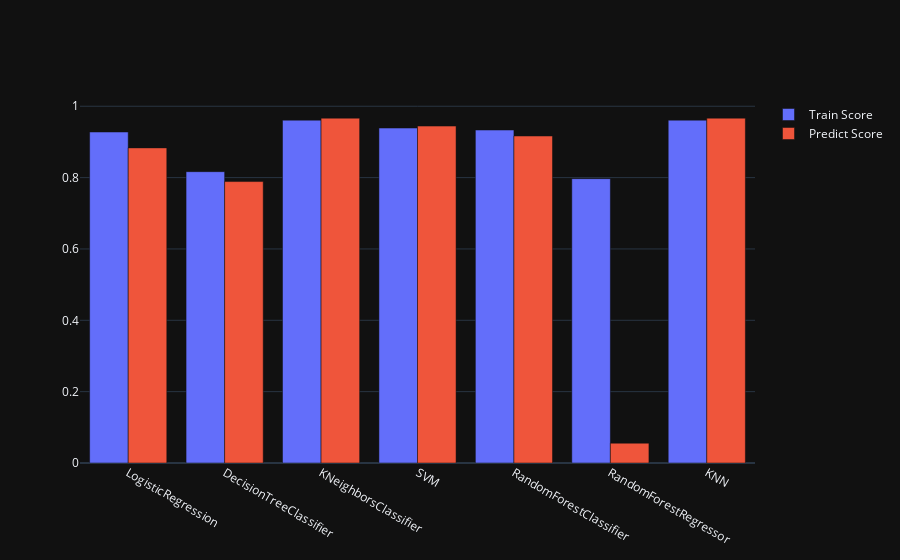

Here is the notebook cell this chart was saved with:
### Code cell
df = pd.DataFrame(results).transpose().reset_index()
fig = go.Figure()
fig.add_trace(go.Bar(y=df['Train score'], x=df['index'], name='Train Score'))
fig.add_trace(go.Bar(y=df['Predict_result'], x=df['index'], name='Predict Score'))
iplot(fig)

### Figure 1 — Plotly figure (JSON) as saved in the notebook; plotly's stock layout.template omitted (floating-point values rounded to 4 significant figures)
{"data": [{"name": "Train Score", "x": ["LogisticRegression", "DecisionTreeClassifier", "KNeighborsClassifier", "SVM", "RandomForestClassifier", "RandomForestRegressor", "KNN"], "y": [0.9278, 0.8167, 0.9611, 0.9389, 0.9333, 0.7971, 0.9611], "type": "bar"}, {"name": "Predict Score", "x": ["LogisticRegression", "DecisionTreeClassifier", "KNeighborsClassifier", "SVM", "RandomForestClassifier", "RandomForestRegressor", "KNN"], "y": [0.8833, 0.7889, 0.9667, 0.9444, 0.9167, 0.05556, 0.9667], "type": "bar"}], "layout": {}}
